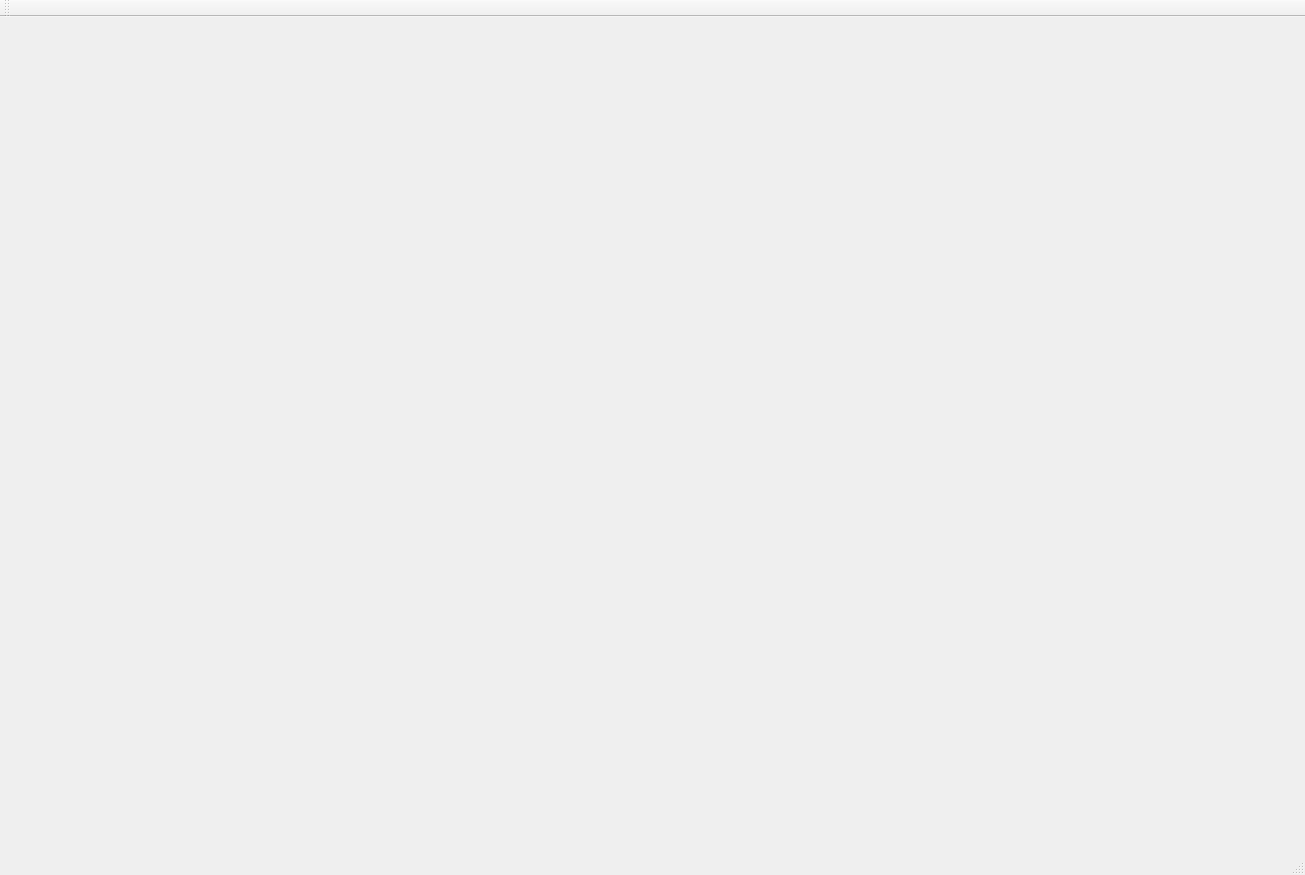
<?xml version="1.0" encoding="UTF-8"?>
<ui version="4.0">
 <class>MainWindow</class>
 <widget class="QMainWindow" name="MainWindow">
  <property name="geometry">
   <rect>
    <x>0</x>
    <y>0</y>
    <width>1305</width>
    <height>875</height>
   </rect>
  </property>
  <property name="windowTitle">
   <string>MainWindow</string>
  </property>
  <widget class="QWidget" name="centralWidget">
   <layout class="QGridLayout" name="gridLayout">
    <property name="leftMargin">
     <number>0</number>
    </property>
    <property name="topMargin">
     <number>0</number>
    </property>
    <property name="rightMargin">
     <number>0</number>
    </property>
    <property name="bottomMargin">
     <number>0</number>
    </property>
    <property name="spacing">
     <number>0</number>
    </property>
    <item row="0" column="0">
     <widget class="VlcWidgetVideo" name="video" native="true"/>
    </item>
   </layout>
  </widget>
  <widget class="QMenuBar" name="menuBar">
   <property name="geometry">
    <rect>
     <x>0</x>
     <y>0</y>
     <width>1305</width>
     <height>23</height>
    </rect>
   </property>
  </widget>
  <widget class="QToolBar" name="mainToolBar">
   <attribute name="toolBarArea">
    <enum>TopToolBarArea</enum>
   </attribute>
   <attribute name="toolBarBreak">
    <bool>false</bool>
   </attribute>
  </widget>
  <widget class="QStatusBar" name="statusBar"/>
  <action name="action_openlocal">
   <property name="icon">
    <iconset resource="src.qrc">
     <normaloff>:/icos/movie.png</normaloff>:/icos/movie.png</iconset>
   </property>
   <property name="text">
    <string>Open Local Media</string>
   </property>
  </action>
  <action name="action_openUrl">
   <property name="icon">
    <iconset resource="src.qrc">
     <normaloff>:/icos/net.png</normaloff>:/icos/net.png</iconset>
   </property>
   <property name="text">
    <string>Open Net media</string>
   </property>
  </action>
  <action name="action_quit">
   <property name="text">
    <string>quit</string>
   </property>
   <property name="toolTip">
    <string>退出程序</string>
   </property>
  </action>
 </widget>
 <layoutdefault spacing="6" margin="11"/>
 <customwidgets>
  <customwidget>
   <class>VlcWidgetVideo</class>
   <extends>QWidget</extends>
   <header location="global">VLCQtWidgets/WidgetVideo.h</header>
   <container>1</container>
  </customwidget>
 </customwidgets>
 <resources>
  <include location="src.qrc"/>
 </resources>
 <connections/>
</ui>
